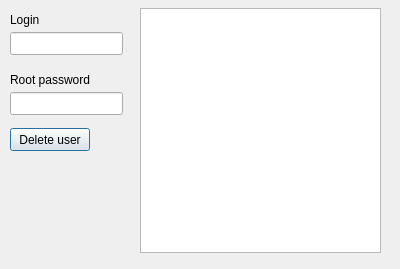
<?xml version="1.0" encoding="UTF-8"?>
<ui version="4.0">
 <class>del_user</class>
 <widget class="QDialog" name="del_user">
  <property name="geometry">
   <rect>
    <x>0</x>
    <y>0</y>
    <width>400</width>
    <height>269</height>
   </rect>
  </property>
  <property name="windowTitle">
   <string>Delete user</string>
  </property>
  <widget class="QLabel" name="label">
   <property name="geometry">
    <rect>
     <x>10</x>
     <y>12</y>
     <width>57</width>
     <height>15</height>
    </rect>
   </property>
   <property name="text">
    <string>Login</string>
   </property>
  </widget>
  <widget class="QLineEdit" name="root_password">
   <property name="geometry">
    <rect>
     <x>10</x>
     <y>92</y>
     <width>113</width>
     <height>23</height>
    </rect>
   </property>
  </widget>
  <widget class="QLabel" name="label_4">
   <property name="geometry">
    <rect>
     <x>10</x>
     <y>72</y>
     <width>109</width>
     <height>16</height>
    </rect>
   </property>
   <property name="text">
    <string>Root password</string>
   </property>
  </widget>
  <widget class="QLineEdit" name="login">
   <property name="geometry">
    <rect>
     <x>10</x>
     <y>32</y>
     <width>113</width>
     <height>23</height>
    </rect>
   </property>
  </widget>
  <widget class="QPushButton" name="delete_user">
   <property name="geometry">
    <rect>
     <x>10</x>
     <y>128</y>
     <width>80</width>
     <height>23</height>
    </rect>
   </property>
   <property name="text">
    <string>Delete user</string>
   </property>
  </widget>
  <widget class="QPlainTextEdit" name="debug_prints">
   <property name="geometry">
    <rect>
     <x>140</x>
     <y>8</y>
     <width>241</width>
     <height>245</height>
    </rect>
   </property>
  </widget>
 </widget>
 <resources/>
 <connections/>
</ui>
